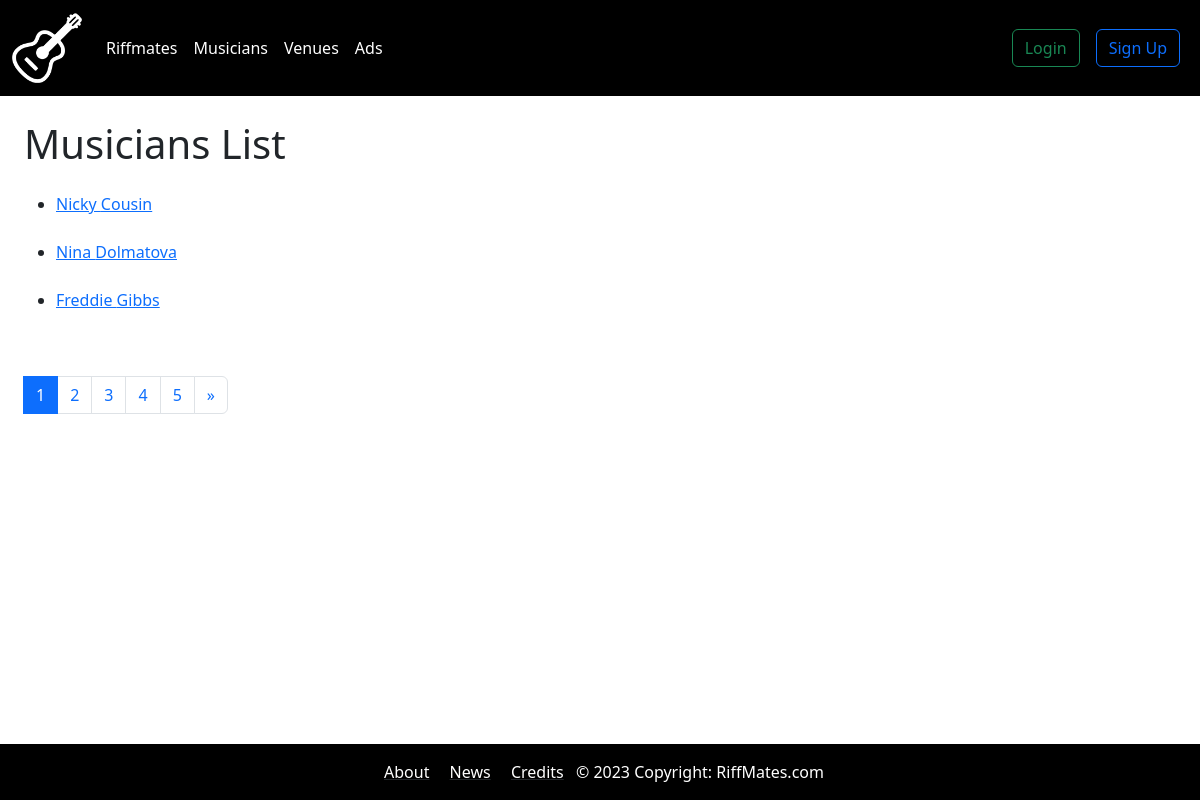
/bands/musicians, run on the app's committed database.
### bands/models.py (models this page shows, shortened)
class Musician(models.Model):
    first_name = models.CharField(max_length=30)
    last_name = models.CharField(max_length=30)
    birth_date = models.DateField(null=True, blank=True)
    picture = models.ImageField(blank=True, null=True)

### bands/views.py (the view)
# urls.py: path('musicians', views.get_musicians, name="musicians"),
def get_musicians(request):
    musicians = Musician.objects.all().order_by("last_name")
    paginator = Paginator(musicians, 3)
    page_num = request.GET.get('page', 1)
    page_num  = int(page_num) # URLs are text, convert any value to an integer
    if page_num < 1: # Min value for 'page' = 1
        page_num = 1
    elif page_num > paginator.num_pages:
        page_num = paginator.num_pages
    page = paginator.page(page_num) # Returns a Page object with the given page_num based index
    data = {
        'musicians': page.object_list, # list of objects in as 'musicians'
        'page': page, # page object,
    }
    return render(request, "musicians.html", data)

### templates/musicians.html (shortened to what this page needs)
{% extends "base.html" %}
{% block content %}
<div class="p-4">
  <h1>Musicians List</h1>
  <ul>
      {% for musician in musicians %}
        <div class="mt-4">
          <li>
            <a href="{% url 'musician' musician.id %}">{{ musician.first_name }} {{ musician.last_name }}</a>
          </li>
        </div>
      {% endfor %}
  </ul>
</div>
<div class="m-4">
  <nav>
    <ul class="pagination">
        {% for i in page.paginator.page_range %}
          {% if i == page.number %}
            <li class="page-item active"><a class="page-link" href="#">{{ page.number }}</a></li>
          {% else %}
            <li class="page-item"><a class="page-link" href="{% url 'musicians' %}?page={{ i }}">{{ i }}</a></li>
            {% endif %}
            {% endfor %}
          {% if page.has_next %}
            <li class="page-item"><a class="page-link" href="{% url 'musicians' %}?page={{ page.next_page_number }}">&raquo;</a></li>
          {% else %}
            <li class="d-none"><span>&raquo;</span></li>
          {% endif %}
    </ul>
  </nav>
</div>
{% endblock content %}

### static/css/styles.css (style rules this page uses)
body { margin-bottom: 100px; }

### data on the page
Musician: first_name "Nicky", last_name "Cousin"
Musician: first_name "Nina", last_name "Dolmatova"
Musician: first_name "Freddie", last_name "Gibbs"

### other printed values
{{ page.number }} "1"
{{ i }} "2" "3" "4" "5"
